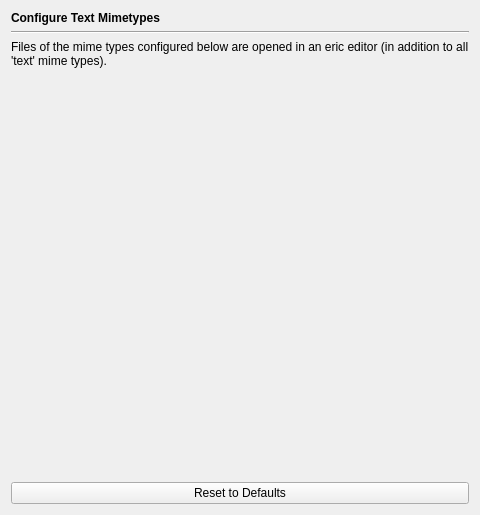
<?xml version="1.0" encoding="UTF-8"?>
<ui version="4.0">
 <class>MimeTypesPage</class>
 <widget class="QWidget" name="MimeTypesPage">
  <property name="geometry">
   <rect>
    <x>0</x>
    <y>0</y>
    <width>480</width>
    <height>515</height>
   </rect>
  </property>
  <layout class="QVBoxLayout" name="verticalLayout">
   <item>
    <widget class="QLabel" name="headerLabel">
     <property name="text">
      <string>&lt;b&gt;Configure Text Mimetypes&lt;/b&gt;</string>
     </property>
    </widget>
   </item>
   <item>
    <widget class="Line" name="line9">
     <property name="frameShape">
      <enum>QFrame::HLine</enum>
     </property>
     <property name="frameShadow">
      <enum>QFrame::Sunken</enum>
     </property>
     <property name="orientation">
      <enum>Qt::Horizontal</enum>
     </property>
    </widget>
   </item>
   <item>
    <widget class="QLabel" name="label">
     <property name="text">
      <string>Files of the mime types configured below are opened in an eric editor (in addition to all 'text' mime types).</string>
     </property>
     <property name="wordWrap">
      <bool>true</bool>
     </property>
    </widget>
   </item>
   <item>
    <widget class="E5StringListEditWidget" name="textMimeTypesList" native="true">
     <property name="sizePolicy">
      <sizepolicy hsizetype="Expanding" vsizetype="Expanding">
       <horstretch>0</horstretch>
       <verstretch>0</verstretch>
      </sizepolicy>
     </property>
     <property name="focusPolicy">
      <enum>Qt::WheelFocus</enum>
     </property>
    </widget>
   </item>
   <item>
    <widget class="QPushButton" name="resetButton">
     <property name="toolTip">
      <string>Press to reset the list to default values</string>
     </property>
     <property name="text">
      <string>Reset to Defaults</string>
     </property>
    </widget>
   </item>
  </layout>
 </widget>
 <customwidgets>
  <customwidget>
   <class>E5StringListEditWidget</class>
   <extends>QWidget</extends>
   <header>E5Gui/E5StringListEditWidget.h</header>
   <container>1</container>
  </customwidget>
 </customwidgets>
 <resources/>
 <connections/>
</ui>
